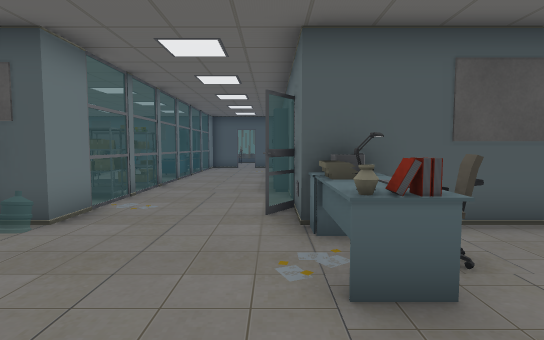
[1] (above)

24 first-person views from a walk through a scene from a Unity 3-D project. The camera is 1.2 m above the floor, tilts 4° down and sees 80° across. The floor is counted in squares, 1 m on a side. Each view is taken from the middle of a square. On the plan, view 1 faces up. The plan holds only what a view shows up to about 14 squares ahead; the rest is blank. The player character is not drawn. Some surface patterns are stand-ins.

[2]
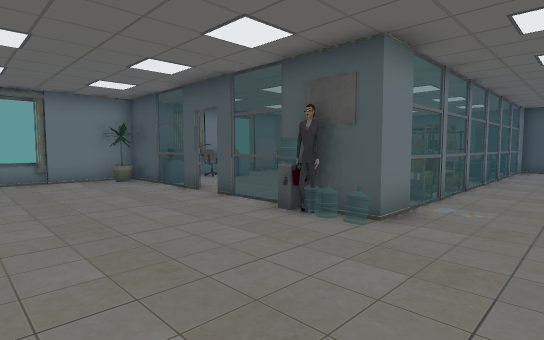

[3]
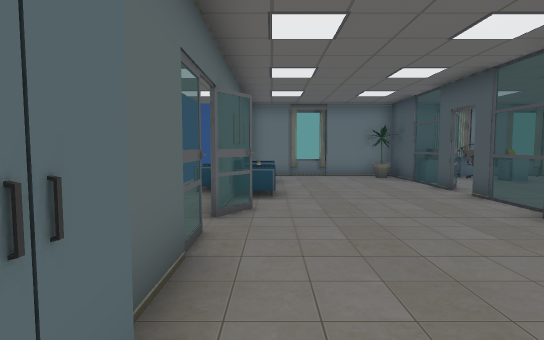

[4]
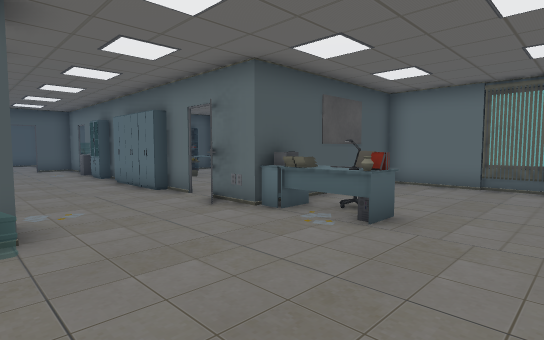

[5]
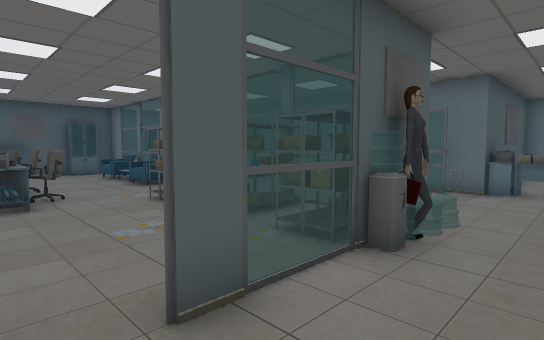

[6]
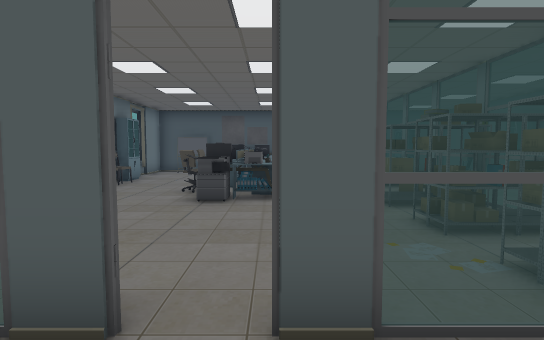

[7]
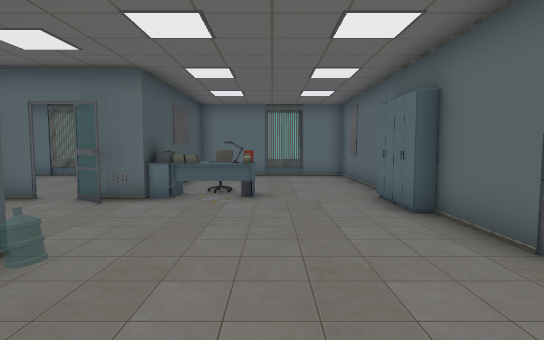

[8]
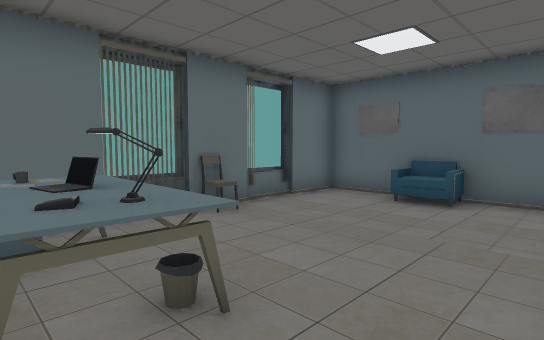

[9]
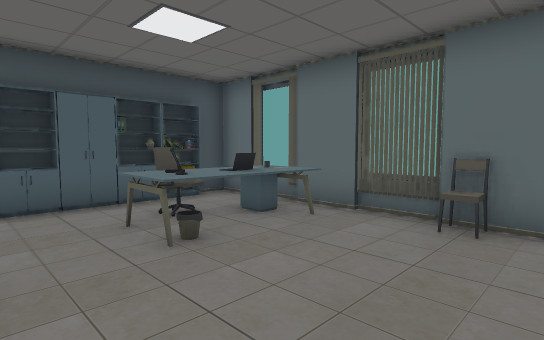

[10]
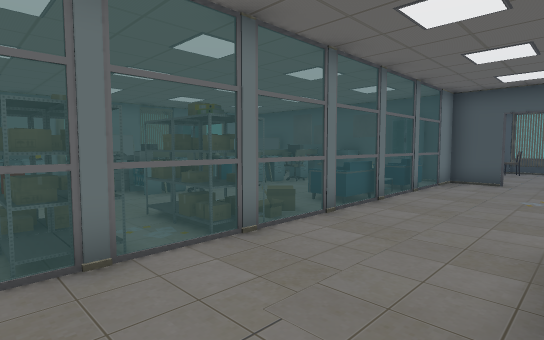

[11]
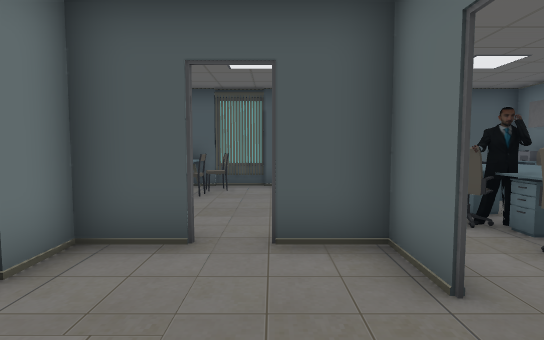

[12]
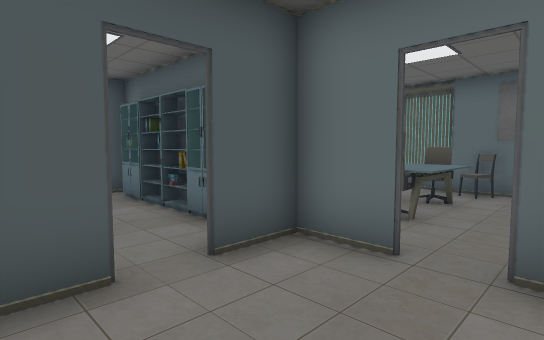

[13]
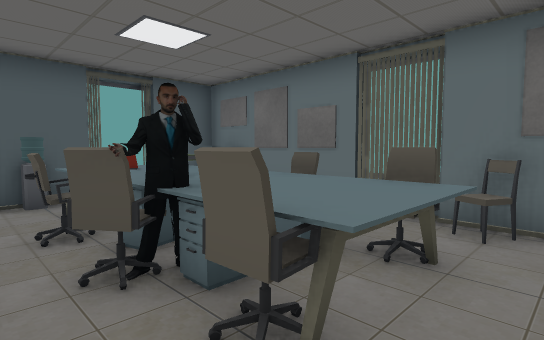

[14]
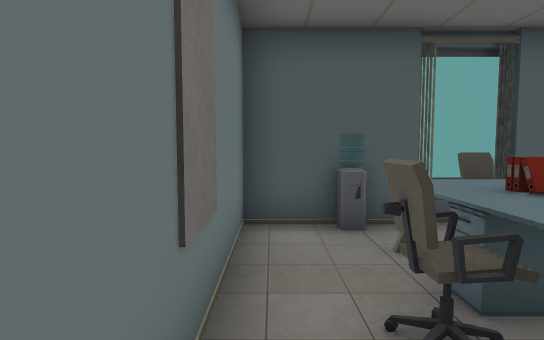

[15]
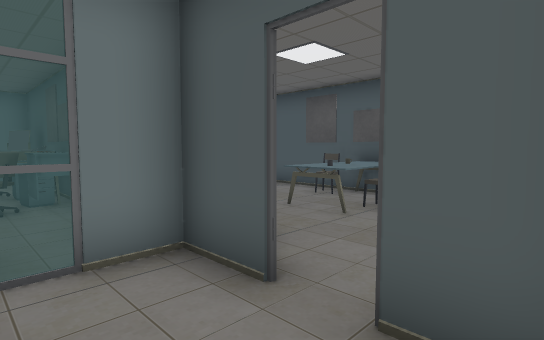

[16]
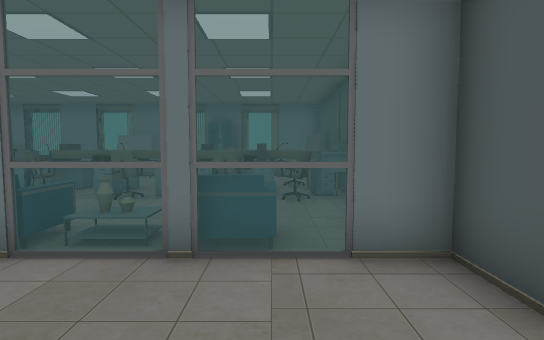

[17]
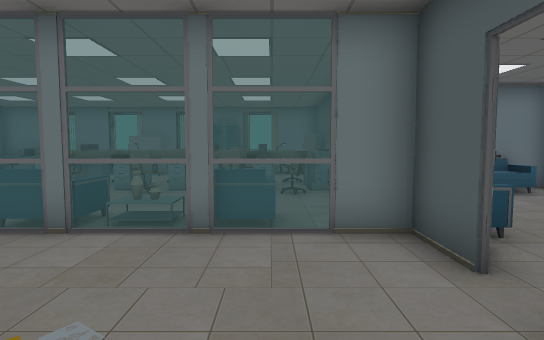

[18]
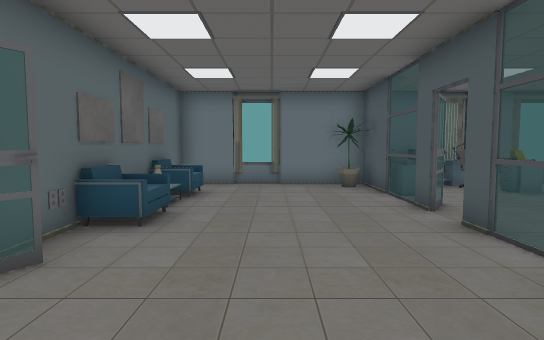

[19]
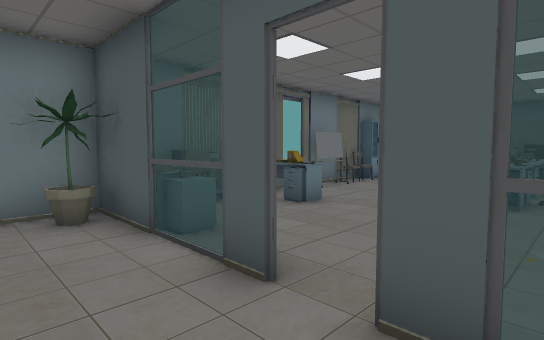

[20]
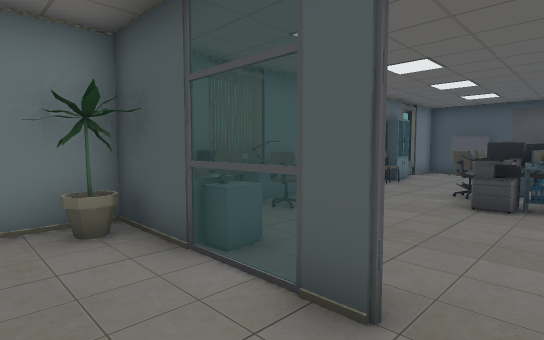

[21]
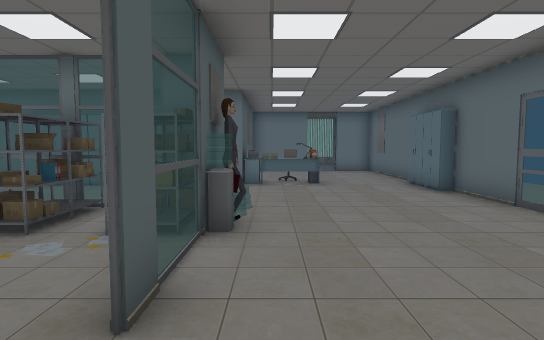

[22]
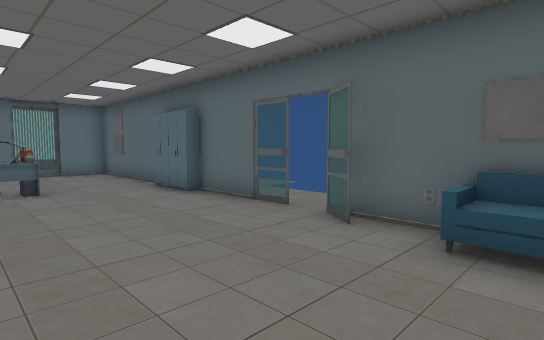

[23]
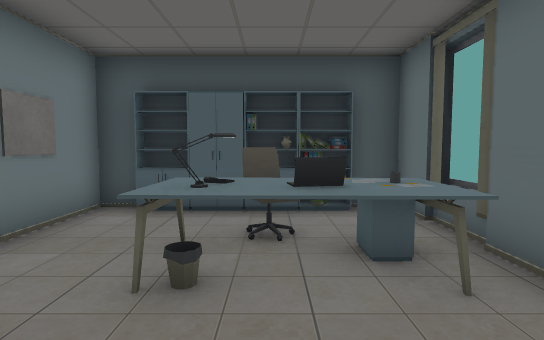

[24]
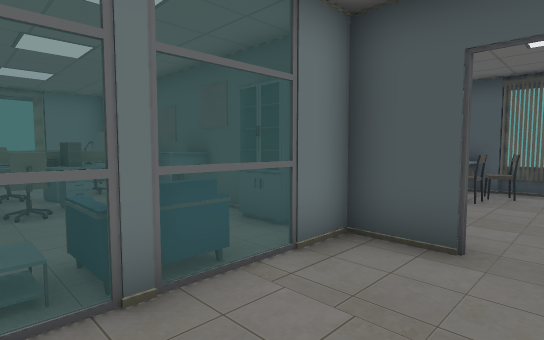

### Floor plan
Key: @ floor where view 1 was taken; # wall or solid block; . main floor; : floor 0.5 m higher than the main floor; = window, fence, low wall or low ledge; C chair; P printer; T table; L lamp; S poster; H phone; N notebook; O other object.
Columns run from 14 left of view 1 to 7 right of it. Each row starts with its distance up from view 1.
 25       ##########O#####
 24        ..CTTC.#..OC O#
 23       C..TTC..#.OO   #
 22         .TTT..#SCO O #
 21          .....#.OOOO #
 20       T   :C.. .COOC #
 19 #   SSOS####OO .COOC #
 18 ##OO O C  #...#.COOCC#
 17 # ..OO#C..=.........S#
 16 #... TCC.CC...OO   # #
 15 ##..TOO...=...########
 14 #O..  OC..=...=...C. #
 13 #O..OO C..C...#..HC#T#
 12 #O..C OC..=...#..LNNT#
 11 #O..P#OC..=...#......#
 10 # ..PPO.OOO...#......#
  9 #TOT.....OO...#.....C#
  8 #OC ....OOO...#......#
  7 #OC.....OOO..........#
  6 # T#O...OOO...OP.CC..#
  5 ###==OO==OO...OTS#####
  4 #O.............TC....#
  3 #..............OC....#
  2 #..............L.....#
  1 #....................#
  0 #.OO.OC.O.....@......#
 -1 ##CSSC OO.OO##########
 -2      C.......

Positions as (right, up) in squares from view 1, and headings:
1: (0, 0), facing up
2: (-1, 0), facing up-left
3: (0, 0), facing left
4: (-4, 0), facing up-right
5: (-9, 3), facing up-right
6: (-8, 3), facing up
7: (-7, 2), facing right
8: (1, 13), facing down-right
9: (1, 8), facing up-right
10: (0, 7), facing up-left
11: (-1, 15), facing up
12: (-3, 16), facing up-right
13: (1, 17), facing up-right
14: (1, 20), facing up
15: (0, 17), facing up-left
16: (0, 17), facing left
17: (1, 17), facing left
18: (-3, 2), facing left
19: (-7, 3), facing up-left
20: (-8, 3), facing up-left
21: (-10, 4), facing right
22: (-9, 4), facing down-right
23: (4, 9), facing up
24: (-1, 15), facing up-left
